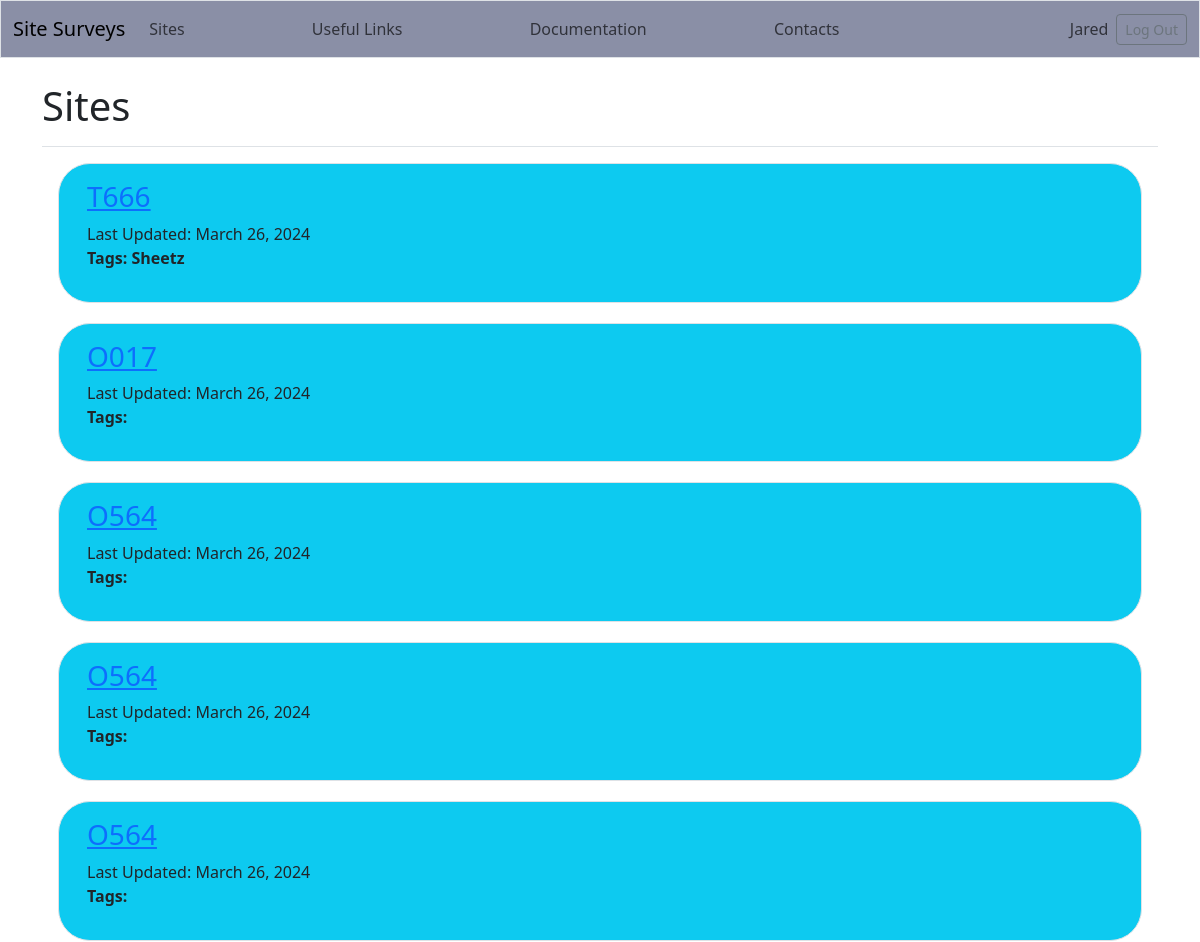
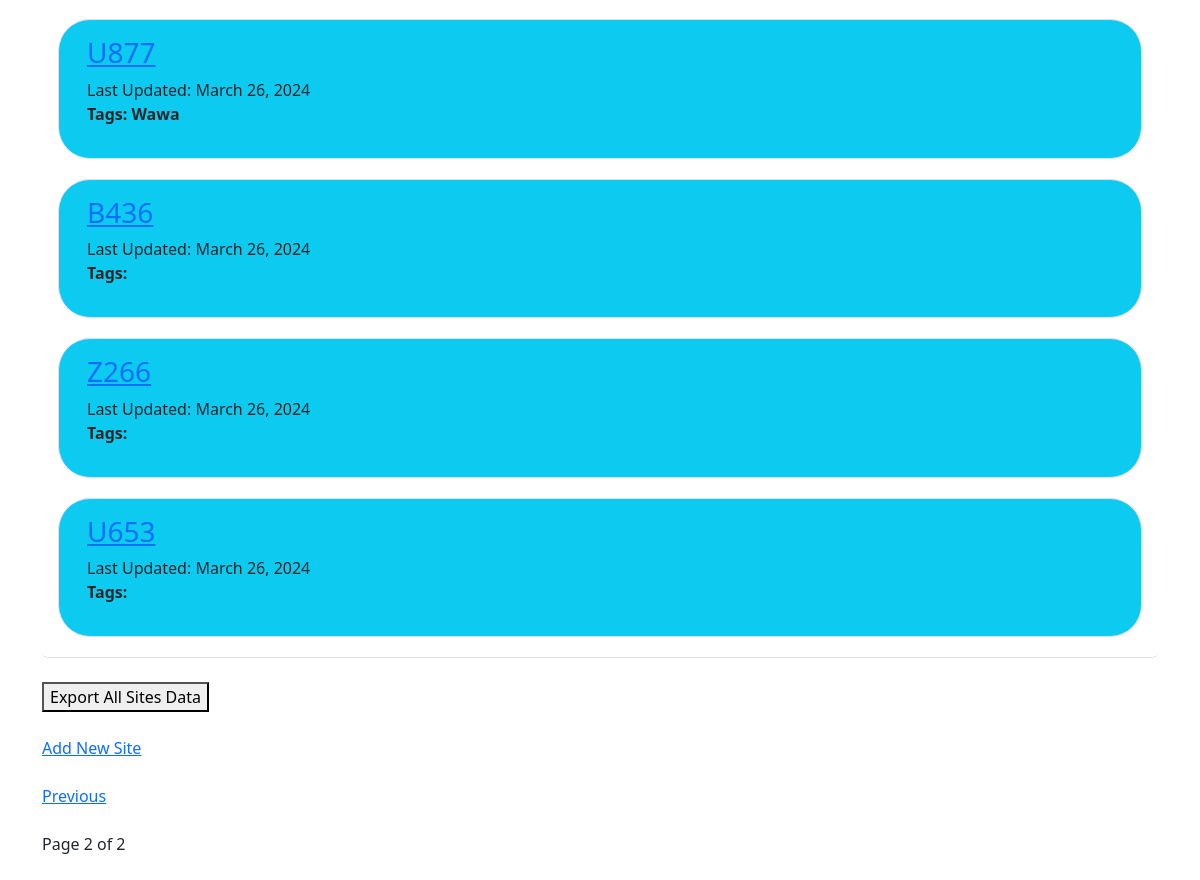
/sites/?page=2 (signed in), run on an earlier commit of the app's database (2 pictures, top to bottom).
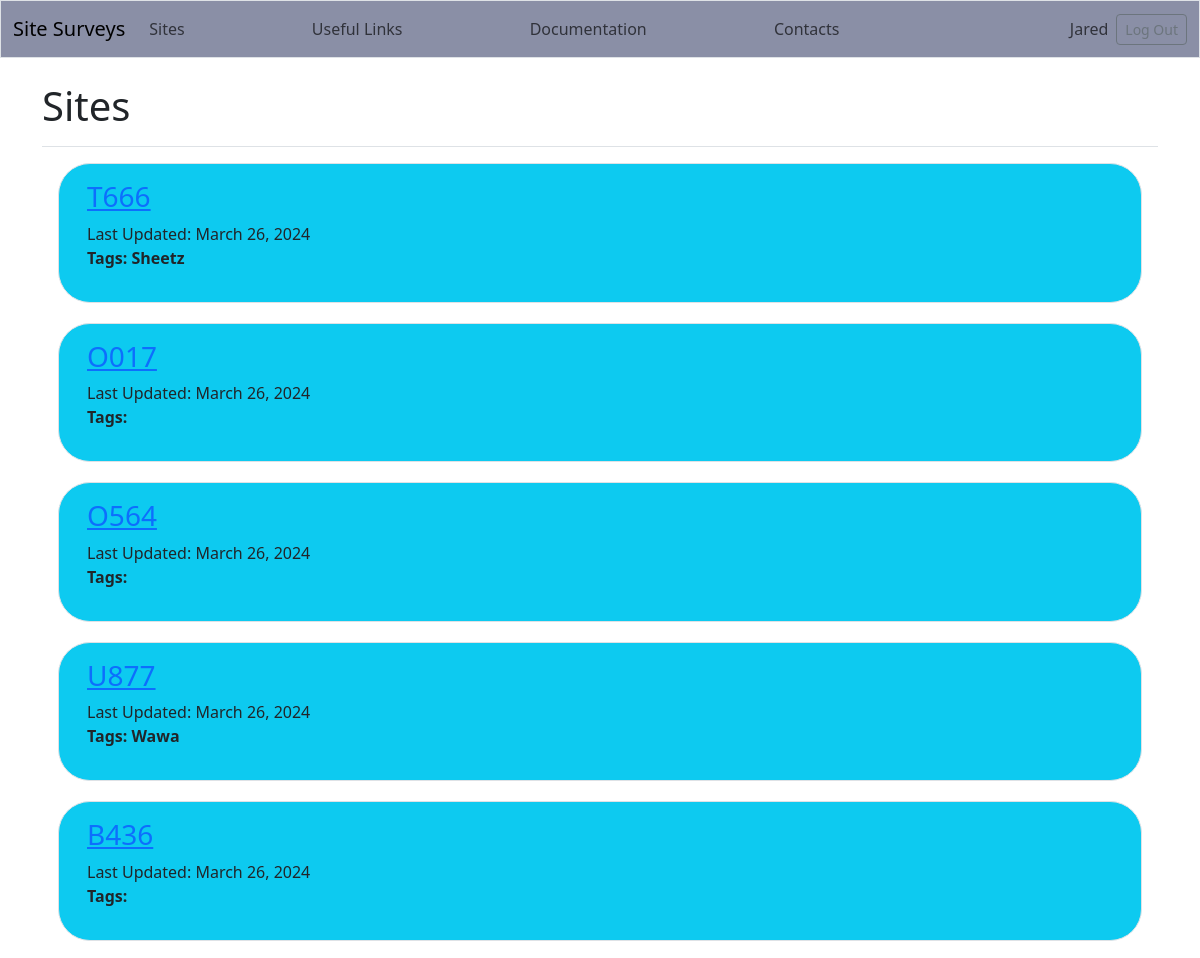
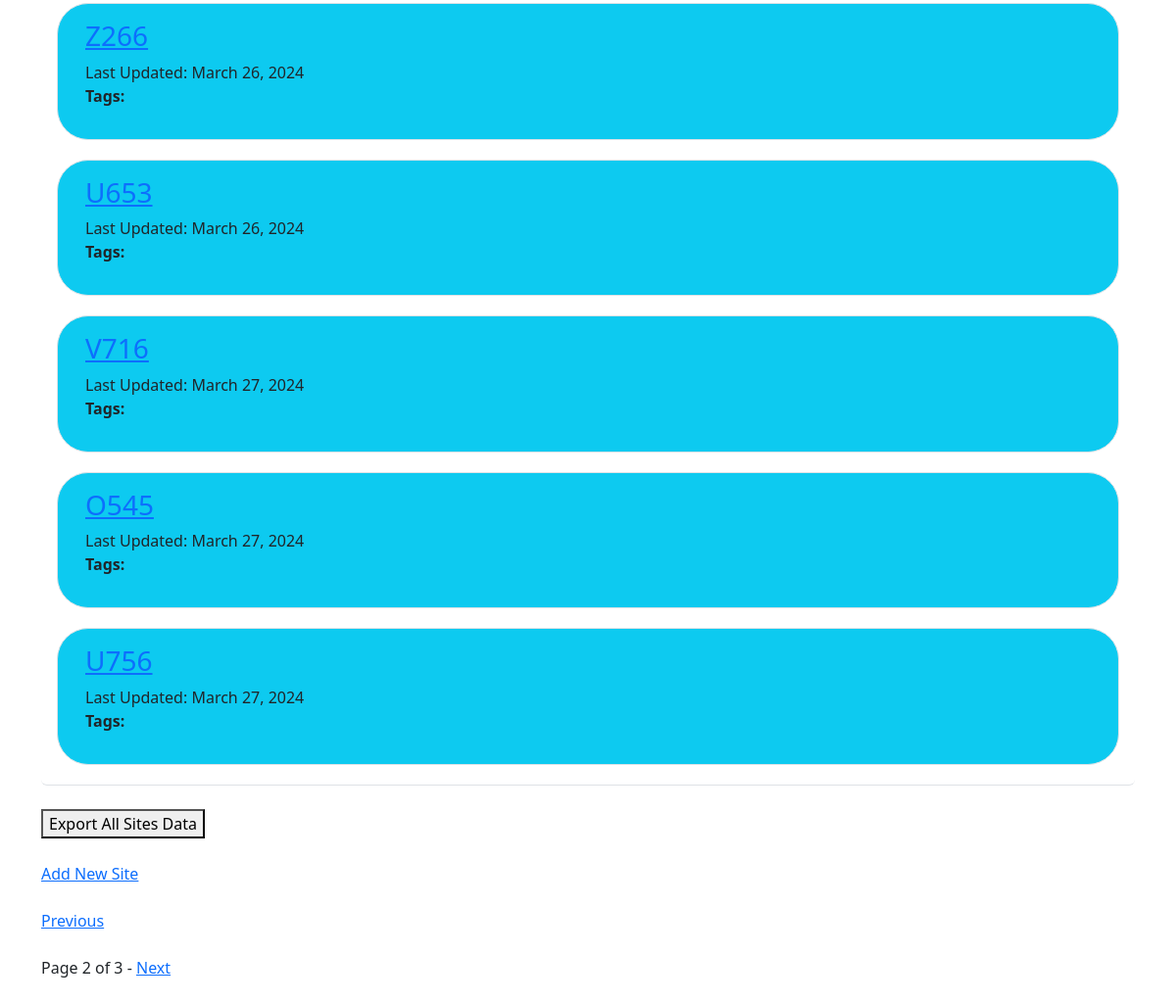
And on a later commit of the database (2 pictures, top to bottom).
### site_surveys/models.py (models this page shows, shortened)
class Site(models.Model):
    title = models.CharField(
        max_length=4,
        unique=True
    )
    slug = models.SlugField(max_length=250)
    date_added = models.DateField(auto_now_add=True)
    updated = models.DateField(auto_now=True)
    owner = models.ForeignKey(User, on_delete=models.CASCADE, null=True)
    first_name = models.CharField(max_length=100)
    last_name = models.CharField(max_length=100)
    email = models.EmailField()
    street_address = models.CharField(max_length=100)
    city = models.CharField(max_length=100)
    state = models.CharField(max_length=2)
    zip_code = models.CharField(max_length=5)
    SITE_TYPES = [
        ("Wawa", "Wawa"),
        ("Sheetz", "Sheetz"),
        ("Thorntons", "Thorntons"),
        ("AT&T", "AT&T"),
        ("Verizon", "Verizon")
    ]
    site_type = models.CharField(
        choices=SITE_TYPES,
        max_length=100
    )
    YES_NO_CHOICES = [
        ("Yes", "Yes"),
        ("No", "No")
    ]
    front = models.CharField(
        choices=YES_NO_CHOICES,
        max_length=4,
    )
    back = models.CharField(
        choices=YES_NO_CHOICES,
        max_length=4,
    )
    left = models.CharField(
        choices=YES_NO_CHOICES,
        max_length=4,
    )
    right = models.CharField(
        choices=YES_NO_CHOICES,
        max_length=4,
    )
    router_one = models.CharField(
        choices=YES_NO_CHOICES,
        max_length=4,
    )
    router_two = models.CharField(
        choices=YES_NO_CHOICES,
        max_length=4,
    )
    switch_one = models.CharField(
        choices=YES_NO_CHOICES,
        max_length=4,
    )
    switch_two = models.CharField(
        choices=YES_NO_CHOICES,
        max_length=4,
    )
    server_one = models.CharField(
        choices=YES_NO_CHOICES,
        max_length=4,
    )
    server_two = models.CharField(
        choices=YES_NO_CHOICES,
        max_length=4,
    )
    mdf = models.CharField(
        choices=YES_NO_CHOICES,
        max_length=4,
    )
    idf = models.CharField(
        choices=YES_NO_CHOICES,
        max_length=4,
    )
    tags = TaggableManager()
    class Meta:
        ordering = ['-title']

### site_surveys/views.py (the view)
# urls.py: path("sites/", views.sites, name="sites"),
@login_required
def sites(request):
    sites = Site.objects.order_by("date_added")
    paginator = Paginator(sites, 10)
    page_number = request.GET.get("page", 1)
    try:
        site = paginator.page(page_number)
    except PageNotAnInteger:
        site = paginator.page(1)
    except EmptyPage:
        site = paginator.page(paginator.num_pages)
    context = {"sites": site}
    return render(request, "site_surveys/sites.html", context)

### site_surveys/templates/site_surveys/sites.html (shortened to what this page needs)
<!DOCTYPE html>
<html lang="en">
<head>
</head>
<body>
    {% extends "site_surveys/base.html" %}
    {% block page_header %}
        <h1>Sites</h1>
    {% endblock page_header %}
    {% block content %}
        <ul class="list-group border-bottom pb-2 mb-4">
            {% for site in sites %}
                <li class="list-group-item border-0">
                    <div class="p-3 mb-1 bg-info text-bg-body border rounded-5">
                        <div class="container">
                            <a href="{% url 'site_surveys:site' site.id %}"><h3>{{ site.title.upper }}</h3></a>
                            <div>Last Updated: {{ site.updated }}</div>
                            <p class="tags"><strong>Tags: {{ site.tags.all|join:", " }}</strong></p>
                        </div>
                    </div>
                </li>
            {% empty %}
                <li class="list-group-item border-0">No sites have been added yet.</li>
            {% endfor %}
        </ul>
        <div><a href="{% url 'site_surveys:export_all_sites' %}">
            <button type="button" class="button">Export All Sites Data</button></a></div>
        <br><a href="{% url 'site_surveys:new_site' %}">Add New Site</a>
    {% include "site_surveys/pagination.html" with page=sites %}
        <br>
    {% endblock content %}

### site_surveys/templates/site_surveys/base.html (shortened to what this page needs)
<!DOCTYPE html>
<html lang="en">
<head>
    {% load django_bootstrap5 %}
    {% bootstrap_css %}
</head>
<body>
    <nav class="navbar navbar-expand-md navbar-light mb-4 border" style="background-color: #8a8fa6;">
        <div class="container-fluid">
            <a class="navbar-brand" href="{% url 'site_surveys:index' %}">Site Surveys</a>
            <div class="collapse navbar-collapse" id="navbarCollapse">
                <ul class="navbar-nav me-auto mb-2 mb-md-0">
                    <li class="nav-item">
                        <a class="nav-link" href="{% url 'site_surveys:sites' %}">Sites</a>
                    </li>
                </ul>
                <ul class="navbar-nav me-auto mb-2 mb-md-0">
                    <li class="nav-item">
                        <a class="nav-link" href="{% url 'site_surveys:useful_links' %}">Useful Links</a>
                    </li>
                </ul>
                <ul class="navbar-nav me-auto mb-2 mb-md-0">
                    <li class="nav-item">
                        <a class="nav-link" href="{% url 'site_surveys:documentation' %}">Documentation</a>
                    </li>
                </ul>
                <ul class="navbar-nav me-auto mb-2 mb-md-0">
                    <li class="nav-item">
                        <a class="nav-link" href="{% url 'site_surveys:contacts' %}">Contacts</a>
                    </li>
                </ul>
                <ul class="navbar-nav ms-auto mb-2 mb-md-0">
                    {% if user.is_authenticated %}
                        <li class="nav-item">
                            <span class="navbar-text me-2">{{ user.username.title }}</span>
                        </li>
                    {% endif %}
                </ul>
                {% if user.is_authenticated %}
                    <form action="{% url 'accounts:logout' %}" method='post'>
                        <button name='submit' class='btn btn-outline-secondary btn-sm' data-toggle="tooltip"
                                data-placement="top" title="Click to log out of site.">Log Out</button>
                    </form>
                {% endif %}
            </div>
        </div>
    </nav>
    <main class="container">
        <div class="pb-2 mb-2 border-bottom">
            {% block page_header %}{% endblock page_header %}
        </div>
        <div>
            {% block content %}{% endblock content %}
        </div>
    </main>
</body>
</html>

### site_surveys/templates/site_surveys/pagination.html (shortened to what this page needs)
<!DOCTYPE html>
<html lang="en">
<head>
</head>
<body>
    <div class="pagination">
        <span class="step-links">
            <br>
            {% if page.has_previous %}
                <a href="?page={{ page.previous_page_number }}">Previous</a><br>
                <br>
            {% endif %}
                <span class="current">
                    Page {{ page.number }} of {{ page.paginator.num_pages }}
                </span>
            {% if page.has_next %}
                 - <a href="?page={{ page.next_page_number }}">Next</a>
            {% endif %}
        </span>
    </div>
</body>
</html>

What changed in the data, as far as the page shows it:
removed Site: title "O564", updated "March 26, 2024"
removed Site: title "O564", updated "March 26, 2024"
added Site: title "V716", updated "March 27, 2024"
added Site: title "O545", updated "March 27, 2024"
added Site: title "U756", updated "March 27, 2024"
Also different on the page:
{{ page.paginator.num_pages }}: "2" → "3"
text now shown: "- Next"
